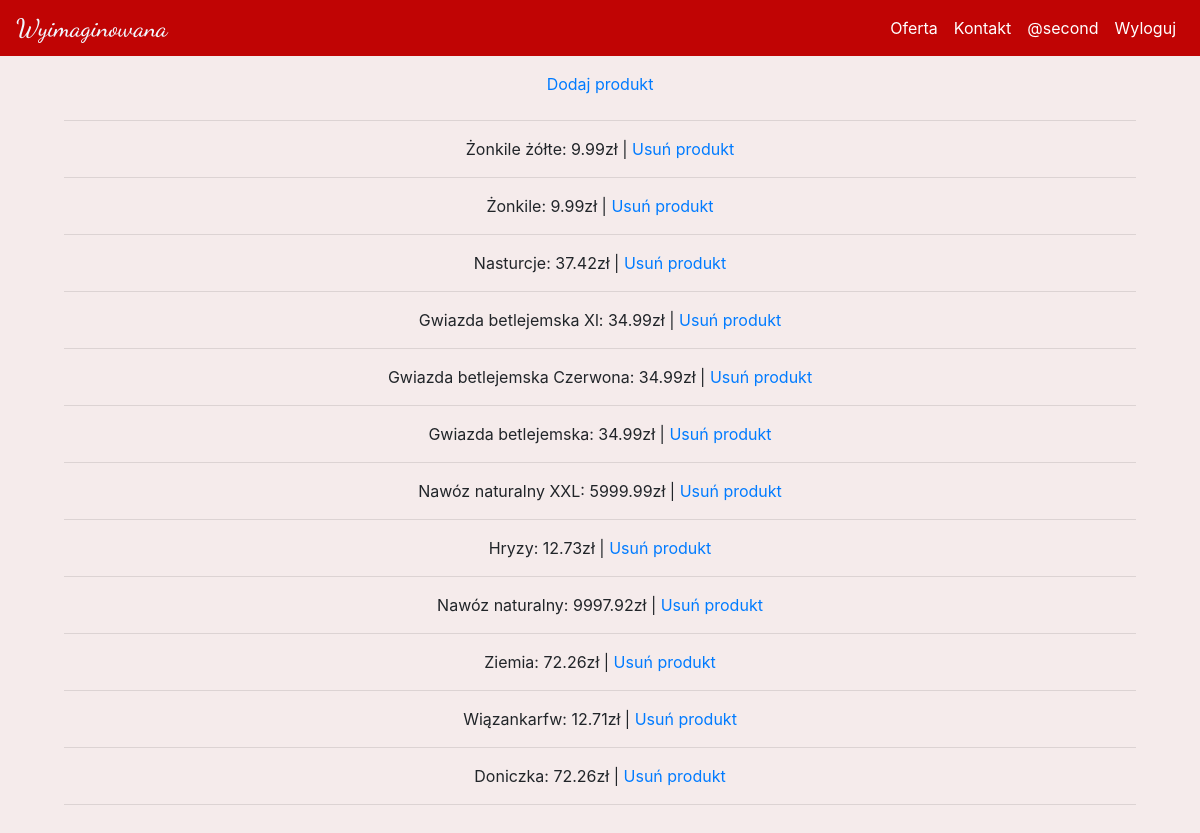
Screenshot of /zarządzaj/produkty (signed in) with the database file from the repository.
### kwiaciarnia/models.py (models this page shows, shortened)
class User(db.Model, UserMixin):
    id = db.Column(db.Integer(), primary_key=True)
    username = db.Column(db.String(length=64), nullable= False, unique=True)
    email = db.Column(db.String(), nullable= False, unique=True)
    password_hash = db.Column(db.String(length=16), nullable= False)
    is_admin = db.Column(db.Boolean(), default=False)
    @property
    def password(self):
        return self.password

class Products(db.Model):
    id = db.Column(db.Integer(), primary_key=True)
    category = db.Column(db.Integer(), db.ForeignKey('product_category.id'))
    name = db.Column(db.String(), unique=True)
    description = db.Column(db.String())
    price = db.Column(db.Integer())

### kwiaciarnia/routes.py (the view)
@app.route("/zarządzaj/produkty")
@login_required
def manage_products():
    products = Products.query.order_by(Products.id.desc())
    return render_template('manage/manage_products.html', products=products)

### kwiaciarnia/models.py (called while the page is built)
@login_manager.user_loader
def load_user(user_id):
    return User.query.get(int(user_id))

### kwiaciarnia/templates/manage/manage_products.html (shortened to what this page needs)
{% extends 'base.html' %}
{% block content %}
<div>
    <a class="nav-link" href='{{ url_for("add_product") }}'>Dodaj produkt</a>
    <hr>
    {% for product in products %}
        <a>{{product.name}}:</a><span> {{product.price}}zł</a> | <a href="{{url_for('delete_product', id=product.id)}}">Usuń produkt</a>
        <hr>
    {% endfor %}
</div>
{% endblock %}

### kwiaciarnia/templates/includes/navbar.html (shortened to what this page needs)
<nav class="navbar navbar-expand-md nav_bar navbar-dark ">
    <a class="navbar-brand" href="{{ url_for('home') }}">{% include 'includes/logo.html' %}</a>
    <div class="collapse navbar-collapse" id="navbarNav">
      <ul class="navbar-nav ml-auto">
        <li class="nav-item active">
            <a class="nav-link" href="{{ url_for('products_categories') }}">Oferta</a>
        </li>
        <li class="nav-item active">
            <a class="nav-link" href="{{ url_for('contact') }}">Kontakt</a>
        </li>
        {% if current_user.is_authenticated  %}
            <li class="nav-item active">
                <a class="nav-link" href="{{ url_for('user_page', name=current_user.username) }}">@{{current_user.username}}</a>
            </li>
            <li class="nav-item active">
                <a class="nav-link" href="{{ url_for('logout') }}">Wyloguj</a>
            </li>
        {% else %}
            <li class="nav-item active">
                <a class="nav-link" href="{{ url_for('login') }}">Zaloguj</a>
            </li>
        {% endif %}
      </ul>
    </div>
</nav>

### kwiaciarnia/static/styles/main.css (style rules this page uses)
.nav_bar { background-color: #C00404; color: black; position: fixed; top: 0; width: 100%; z-index: 1; }
body { background-color: #f5ebeb; }

### rows the page displays
User: username "second"
Products: name "Żonkile żółte", price "9.99"
Products: name "Żonkile", price "9.99"
Products: name "Nasturcje", price "37.42"
Products: name "Gwiazda betlejemska Xl", price "34.99"
Products: name "Gwiazda betlejemska Czerwona", price "34.99"
Products: name "Gwiazda betlejemska", price "34.99"
Products: name "Nawóz naturalny XXL", price "5999.99"
Products: name "Hryzy", price "12.73"
Products: name "Nawóz naturalny", price "9997.92"
Products: name "Ziemia", price "72.26"
Products: name "Wiązankarfw", price "12.71"
Products: name "Doniczka", price "72.26"
